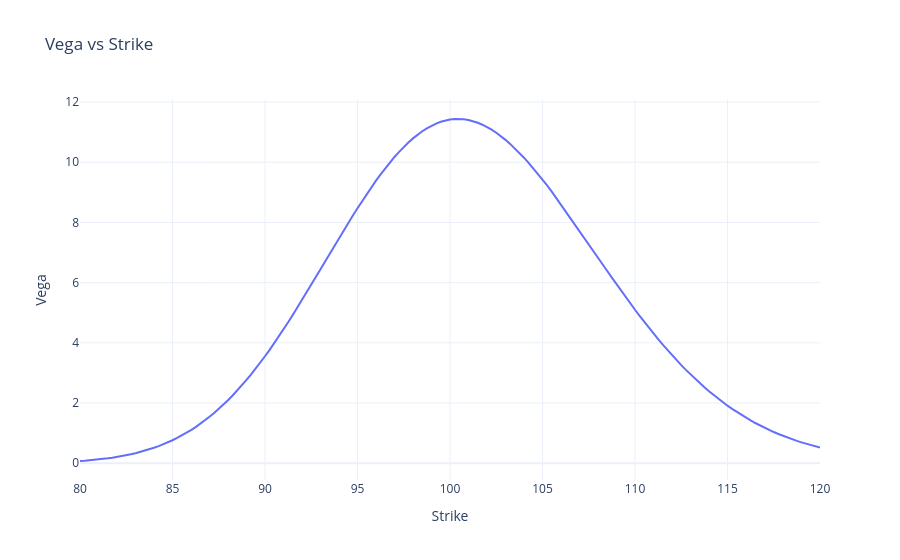

Notebook code for this chart:
### Code cell
# plot Vega vs Delta
fig_vega = go.Figure()
fig_vega.add_trace(
    go.Scatter(
        x=df["K"],
        y=df["vega"],
        mode="lines",
        name="Vega",
        line={"width": 2},
    )
)
fig_vega.update_layout(
    title="Vega vs Strike",
    xaxis_title="Strike",
    yaxis_title="Vega",
    template="plotly_white",
)
fig_vega.show()

### Figure 1 — Plotly figure (JSON) as saved in the notebook; plotly's stock layout.template omitted (floating-point values rounded to 4 significant figures; data arrays with more than 128 entries replaced by an {"elided": "..."} marker saying what was removed)
{"data": [{"line": {"width": 2}, "mode": "lines", "name": "Vega", "type": "scatter", "x": {"elided": "161 float values"}, "y": {"elided": "161 float values"}}], "layout": {"title": {"text": "Vega vs Strike"}, "xaxis": {"title": {"text": "Strike"}}, "yaxis": {"title": {"text": "Vega"}}}}
